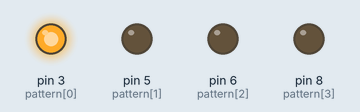
Bench run of a sketch on a simulated Arduino Uno, built with avr-gcc and run on an emulated ATmega328P. Shown: output pins drawn as LEDs (lit = HIGH).

Above: at 0.5 s.
At 2.5 s:
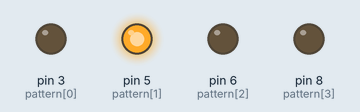
At 4.5 s:
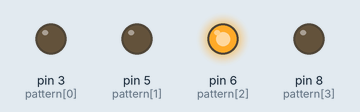
At 6.5 s:
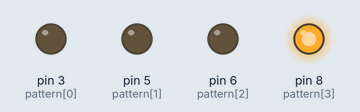
At 9.5 s:
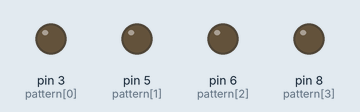
Timing chart, 0 to 10.4 s (numbered marks = the images above):
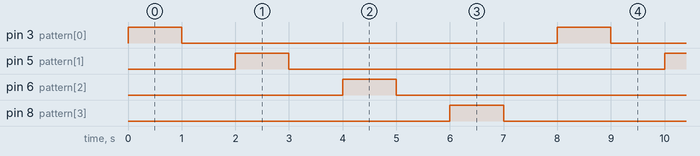

Measured:
- by itself, pin 3 (pattern[0]), pin 5 (pattern[1]), pin 6 (pattern[2]), pin 8 (pattern[3]): alternates HIGH for 1.0 s and LOW for 7.0 s
- by itself, everything shown: repeats every 8.0 s, in 8 steps

The sketch:

arry.ino
```cpp
int pattern[]={3,5,6,8};
int i;

int k;


void setup()

{

for(i=0;i<4;i++)

{
pinMode(pattern[i], OUTPUT);

}

}

void loop()


{


for(k=0;k<4;k++)
{

  digitalWrite(pattern[k], HIGH);
  delay(1000);
digitalWrite(pattern[k],LOW);

  delay(1000);
  }


}
```
